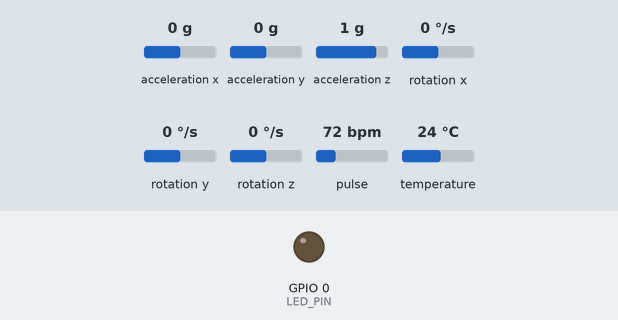
The sketch below on a simulated ESP32. Parts: output pins drawn as LEDs (lit = HIGH). Inputs (shaded band) come from the test bench; at power-on: acceleration x 0 g, acceleration y 0 g, acceleration z 1 g, rotation x 0 °/s, rotation y 0 °/s, rotation z 0 °/s, pulse 72 bpm, temperature 24 °C. Nothing arrives over Bluetooth unless stated; a phone connects over Bluetooth LE 3 s after start; what the sketch prints to the serial monitor is not drawn.

Above: at 0.1 s.
At 3.1 s:
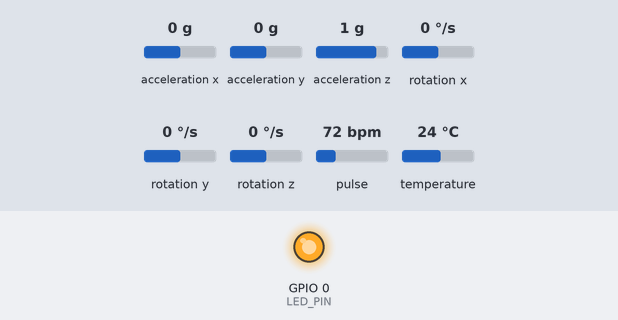
Timing chart, 0 to 4.6 s (numbered marks = the images above):
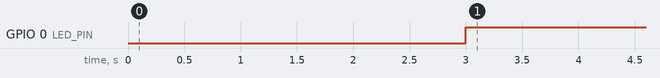

The sketch:

BLEdatasending.ino
```cpp
#include <Wire.h>
#include <Adafruit_MPU6050.h>
#include <Adafruit_Sensor.h>
#include <BLEDevice.h>
#include <BLEServer.h>
#include <BLEUtils.h>
#include <BLE2902.h>
#include "MAX30105.h"
#include "heartRate.h"

// MPU6050 Setup
Adafruit_MPU6050 mpu;

// MAX30105 Setup
MAX30105 particleSensor;
const byte RATE_SIZE = 8;
byte rates[RATE_SIZE];
byte rateSpot = 0;
long lastBeat = 0;
float beatsPerMinute;
int beatAvg;

// BLE Setup
BLECharacteristic *pCharacteristic;
bool deviceConnected = false;
int LED_PIN = 0;

// UUIDs for BLE
#define SERVICE_UUID        "0000fff0-0000-1000-8000-00805f9b34fb"
#define CHARACTERISTIC_UUID "0000fff0-0000-1000-8000-00805f9b34fb"

// Timing variables
unsigned long lastMPURead = 0;
unsigned long lastMAXRead = 0;
unsigned long lastBLEUpdate = 0;

// Sampling intervals
const unsigned long MPU_INTERVAL = 100;   // 100 ms for MPU6050
const unsigned long MAX_INTERVAL = 10;   // 10 ms for MAX30105
const unsigned long BLE_INTERVAL = 500;  // 500 ms for BLE notifications

float prev_ax = 0, prev_ay = 0, prev_az = 0;
float delta_ax = 0, delta_ay = 0, delta_az = 0; // Declare globally

class MyServerCallbacks : public BLEServerCallbacks {
  void onConnect(BLEServer* pServer) {
    deviceConnected = true;
    digitalWrite(LED_PIN, HIGH);
  };

  void onDisconnect(BLEServer* pServer) {
    deviceConnected = false;
    digitalWrite(LED_PIN, LOW);
  }
};

void setup() {
  Serial.begin(115200);
  pinMode(LED_PIN, OUTPUT);

  // Initialize MPU6050
  if (!mpu.begin()) {
    Serial.println("Failed to find MPU6050 chip");
    while (1) delay(10);
  }
  mpu.setAccelerometerRange(MPU6050_RANGE_2_G);
  mpu.setFilterBandwidth(MPU6050_BAND_5_HZ);

  // Initialize MAX30105
  if (!particleSensor.begin(Wire, I2C_SPEED_FAST)) {
    Serial.println("MAX30105 was not found. Please check wiring/power.");
    while (1);
  }
  particleSensor.setup();
  particleSensor.setPulseAmplitudeRed(0x1F);
  particleSensor.setPulseAmplitudeIR(0x1F);
  particleSensor.setPulseAmplitudeGreen(0);

  // Initialize BLE
  BLEDevice::init("MPU6050_MAX30105_BLE");
  BLEServer *pServer = BLEDevice::createServer();
  pServer->setCallbacks(new MyServerCallbacks());

  BLEService *pService = pServer->createService(SERVICE_UUID);
  pCharacteristic = pService->createCharacteristic(
                      CHARACTERISTIC_UUID,
                      BLECharacteristic::PROPERTY_READ |
                      BLECharacteristic::PROPERTY_WRITE |
                      BLECharacteristic::PROPERTY_NOTIFY
                    );
  pCharacteristic->addDescriptor(new BLE2902());
  pService->start();
  pServer->getAdvertising()->start();

  Serial.println("Waiting for a client connection...");
}

void loop() {
  unsigned long currentTime = millis();

  // Read MPU6050 at regular intervals
  if (currentTime - lastMPURead >= MPU_INTERVAL) {
    lastMPURead = currentTime;

    sensors_event_t a, g, temp;
    mpu.getEvent(&a, &g, &temp);

    // Calculate movement
    delta_ax = abs(a.acceleration.x - prev_ax);
    delta_ay = abs(a.acceleration.y - prev_ay);
    delta_az = abs(a.acceleration.z - prev_az);
    prev_ax = a.acceleration.x;
    prev_ay = a.acceleration.y;
    prev_az = a.acceleration.z;

    Serial.print("MPU Movement: ");
    Serial.println(delta_ax + delta_ay + delta_az);
  }

  // Read MAX30105 at regular intervals
  if (currentTime - lastMAXRead >= MAX_INTERVAL) {
    lastMAXRead = currentTime;

    long irValue = particleSensor.getIR();
    if (checkForBeat(irValue)) {
      long delta = millis() - lastBeat;
      lastBeat = millis();
      beatsPerMinute = 60 / (delta / 1000.0);

      if (beatsPerMinute < 255 && beatsPerMinute > 20) {
        rates[rateSpot++] = (byte)beatsPerMinute;
        rateSpot %= RATE_SIZE;
        beatAvg = 0;
        for (byte x = 0; x < RATE_SIZE; x++) {
          beatAvg += rates[x];
        }
        beatAvg /= RATE_SIZE;
      }
    }
    if (irValue < 10000) {
      beatsPerMinute = 0;
      beatAvg = 0;
    }

    Serial.print("IR=");
    Serial.print(irValue);
    Serial.print(", BPM=");
    Serial.print(beatsPerMinute);
    Serial.print(", Avg BPM=");
    Serial.println(beatAvg);
  }

  // Send BLE notifications at regular intervals
  if (deviceConnected && (currentTime - lastBLEUpdate >= BLE_INTERVAL)) {
    lastBLEUpdate = currentTime;

    // Combine movement and heart rate data into one payload
    String data = String("Accel X: ") + String(prev_ax) +
                  ", Y: " + String(prev_ay) +
                  ", Z: " + String(prev_az) +
                  ", Movement: " + String(delta_ax + delta_ay + delta_az) +
                  ", BPM: " + String(beatsPerMinute) +
                  ", Avg BPM: " + String(beatAvg);

    pCharacteristic->setValue(data.c_str());
    pCharacteristic->notify();

    Serial.println("Sent data: " + data);
  }
}
```

Measured:
- by itself, GPIO 0 (LED_PIN): LOW → HIGH at 3.0 s
